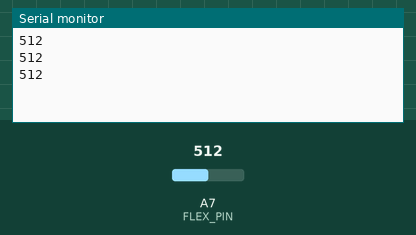
Recording of a sketch running on a simulated Arduino Nano, built with avr-gcc and run on an emulated ATmega328P. Shown: the last lines printed to the serial monitor. The test bench sets the inputs (shaded band); at power-on: A7 (FLEX_PIN) = 512.

Above: at 1.3 s.
1.4 s: A7 (FLEX_PIN) set to 716
At 1.9 s:
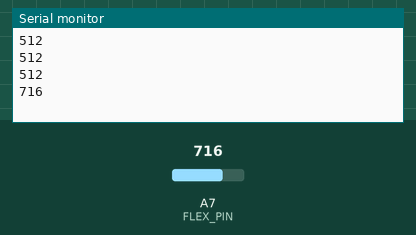
2.9 s: A7 (FLEX_PIN) set to 900
At 3.4 s:
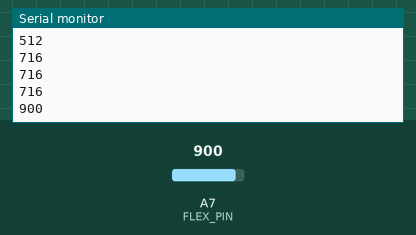
Timing chart, 0 to 5.9 s (numbered marks = the images above; inputs shaded):
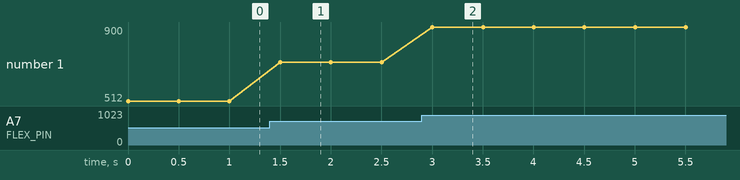

The sketch:

FlexSensorCode.ino
```cpp
//Flex_Sensor_Example.ino
//Example sketch for SparkFun's flex sensors
//  (https://www.sparkfun.com/products/10264)
//Jim Lindblom @ SparkFun Electronics
//April 28, 2016
//
//Create a voltage divider circuit combining a flex sensor with a 47k resistor.
//- The resistor should connect from A0 to GND.
//- The flex sensor should connect from A0 to 3.3V
//As the resistance of the flex sensor increases (meaning it's being bent), the
//voltage at A0 should decrease.
//
//Development environment specifics:
//Arduino 1.6.7
//******************************************************************************/
const int FLEX_PIN = A7; // Pin connected to voltage divider output

// Measure the voltage at 5V and the actual resistance of your
// 47k resistor, and enter them below:
const float VCC = 4.98; // Measured voltage of Ardunio 5V line
const float R_DIV = 47500.0; // Measured resistance of 3.3k resistor

// Upload the code, then try to adjust these values to more
// accurately calculate bend degree.
const float STRAIGHT_RESISTANCE = 37300.0; // resistance when straight
const float BEND_RESISTANCE = 90000.0; // resistance at 90 deg
double count =0;
int lastFlexADC =0;
long StartTime;

void setup()
{
  Serial.begin(9600);
  pinMode(FLEX_PIN, INPUT);\
  StartTime = millis();
  //pinMode(FLEX_PIN, OUTPUT);


}

void loop()
{
  // Read the ADC, and calculate voltage and resistance from it
    //digitalWrite(FLEX_PIN, HIGH);   // turn the LED on (HIGH is the voltage level)

 int flexADC = analogRead(FLEX_PIN);
 Serial.println(flexADC);
  //long StartTime = 0;

//  if((flexADC != 0) && (lastFlexADC !=0)){
//     if((flexADC <= (lastFlexADC-2))|| (flexADC >= (lastFlexADC+2))){
//     //Serial.print("last:");
//    //Serial.println(lastFlexADC);
//    count = count + 0.5;
//    Serial.print("count:");
//     Serial.println(count);
//     int temp = (int) count;
//    // Serial.println(temp/count);
//     if((temp/count) == 1){
//        long CurrentTime = millis();
//        long ElapsedTime = CurrentTime - StartTime;
//        StartTime = CurrentTime;
//        Serial.print("Elapsed Time:");
//        ElapsedTime = ElapsedTime*0.001;
//        Serial.println(ElapsedTime);
//        Serial.print("Breath Per Minute");
//        long BreathPerMinute = 60/ElapsedTime;
//        Serial.println(BreathPerMinute);
//
//  }
//     }
//
//  }
//
//  lastFlexADC = flexADC;
//
//
//
////  float flexV = flexADC * VCC / 1023.0;
////  float flexR = R_DIV * (VCC / flexV - 1.0);
////  Serial.println("Resistance: " + String(flexR) + " ohms");
////
////  // Use the calculated resistance to estimate the sensor's
////  // bend angle:
////  float angle = map(flexR, STRAIGHT_RESISTANCE, BEND_RESISTANCE,
////                   0, 90.0);
////  Serial.println("Bend: " + String(angle) + " degrees");
////  Serial.println();

  delay(500);
}
```

Measured:
- after the input at 1.4 s, the serial monitor: prints a new line after 0.10 s (image 1)
- after the input at 2.9 s, the serial monitor: prints a new line after 0.10 s (image 2)
- plotted number 1: 512 → 716 after the input at 1.4 s, 716 → 900 after the input at 2.9 s
